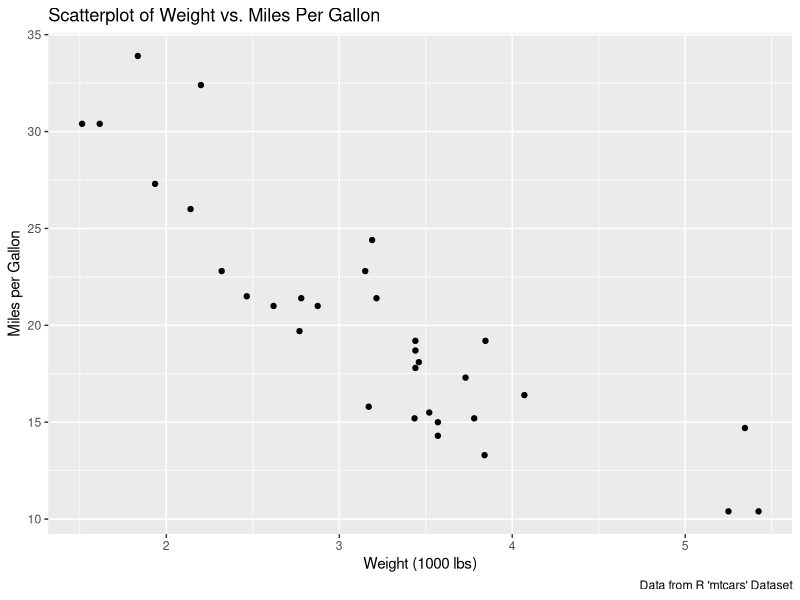
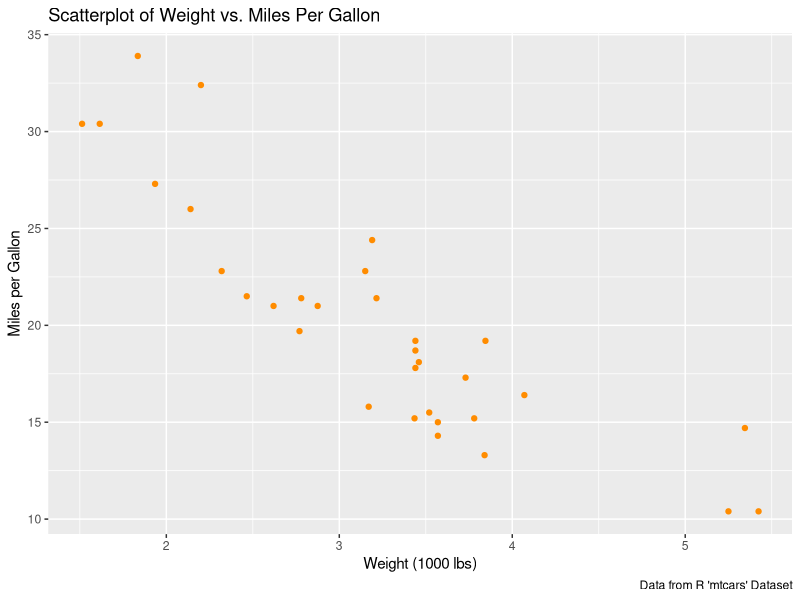
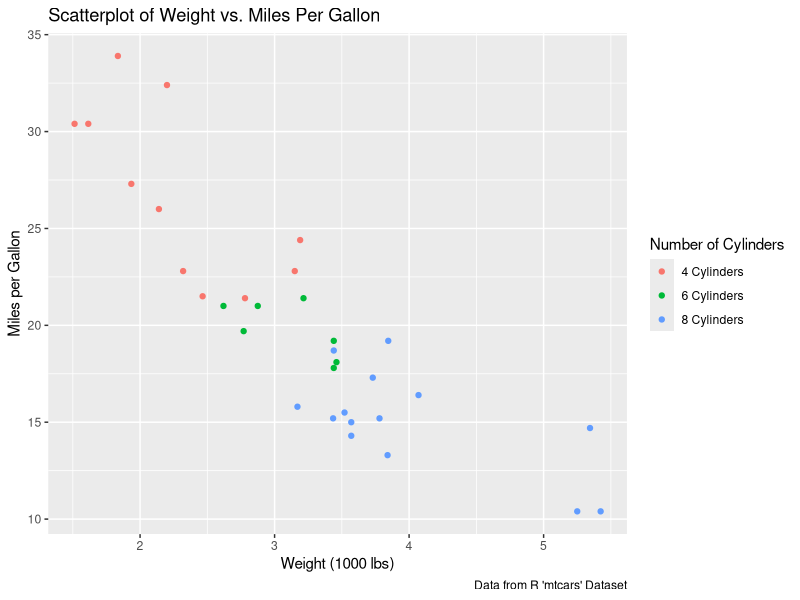
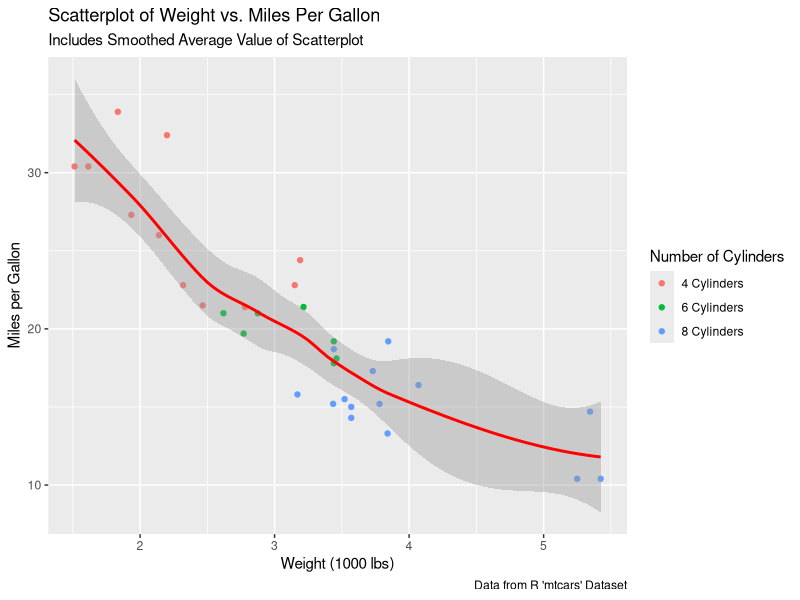
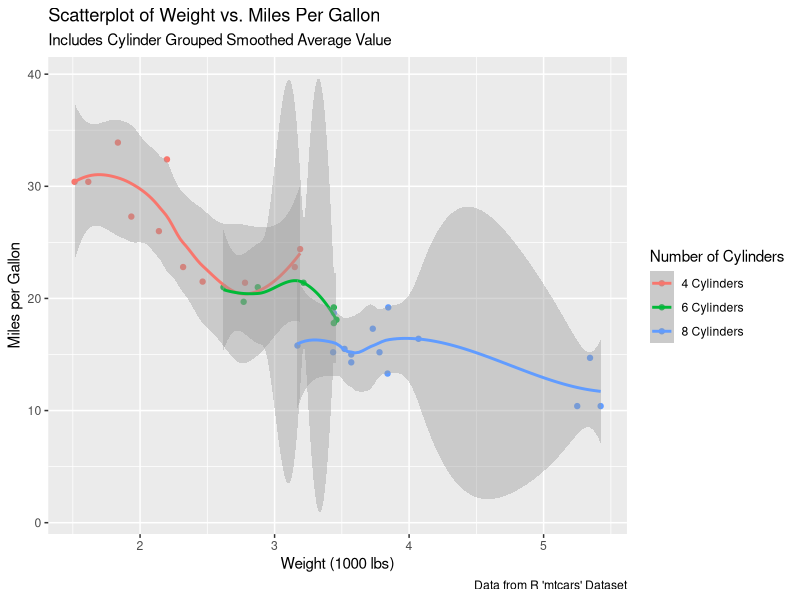
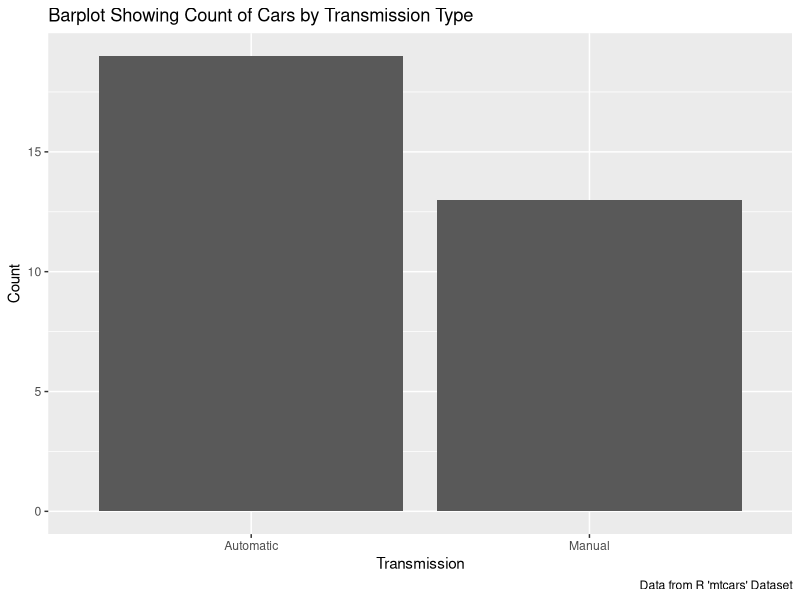
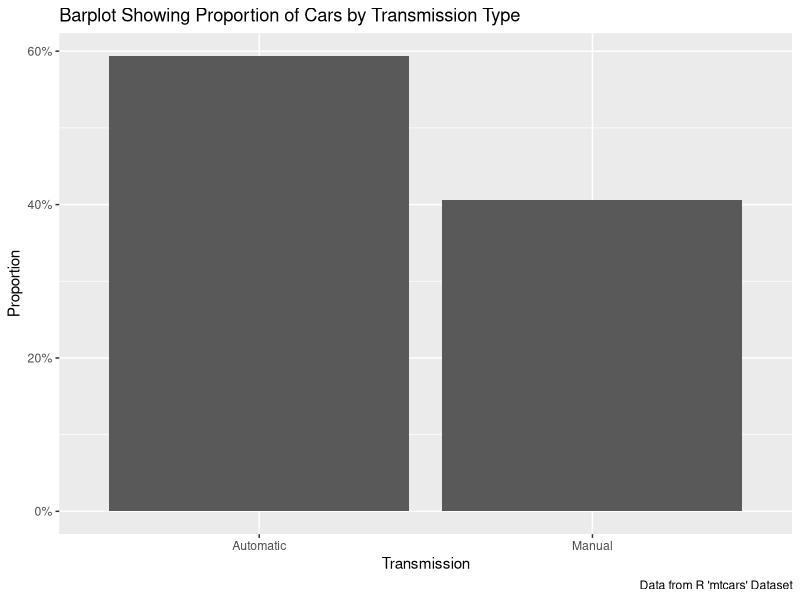
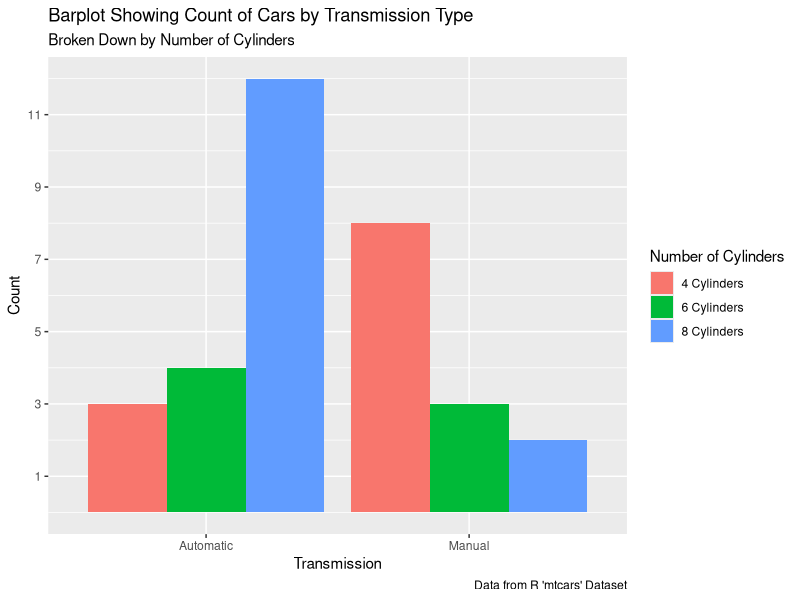

Here is the R script that generated these plots, in order:
## ---- chunk 1
knitr::opts_chunk$set(collapse = TRUE)
library(tidyverse)

mtcars <- mtcars %>% 
  mutate(cyl = factor(cyl, labels = c("4 Cylinders", "6 Cylinders", "8 Cylinders")))
mtcars <- mtcars %>% 
  mutate(am = factor(am, labels = c('Automatic', 'Manual')))
mtcars <- mtcars %>% 
  mutate(gear = factor(gear, labels = c("3 Gears", "4 Gears", "5 Gears")))
## ---- chunk 2
ggplot(data = mtcars, mapping = aes(x = wt, y = mpg)) +
  geom_point() +
  labs(title = "Scatterplot of Weight vs. Miles Per Gallon", x = "Weight (1000 lbs)", y = "Miles per Gallon", caption = "Data from R 'mtcars' Dataset")

ggplot(data = mtcars, mapping = aes(x = wt, y = mpg)) +
  geom_point(color = "darkorange") +
  labs(title = "Scatterplot of Weight vs. Miles Per Gallon", x = "Weight (1000 lbs)", y = "Miles per Gallon", caption = "Data from R 'mtcars' Dataset")

ggplot(data = mtcars, mapping = aes(x = wt, y = mpg)) +
  geom_point(mapping = aes(color = cyl)) +
  labs(title = "Scatterplot of Weight vs. Miles Per Gallon", x = "Weight (1000 lbs)", y = "Miles per Gallon", caption = "Data from R 'mtcars' Dataset", color = "Number of Cylinders")

ggplot(data = mtcars, mapping = aes(x = wt, y = mpg)) +
  geom_point(mapping = aes(color = cyl)) + 
  geom_smooth(color = "red") +
  labs(title = "Scatterplot of Weight vs. Miles Per Gallon", subtitle = "Includes Smoothed Average Value of Scatterplot", x = "Weight (1000 lbs)", y = "Miles per Gallon", caption = "Data from R 'mtcars' Dataset", color = "Number of Cylinders")

ggplot(data = mtcars, mapping = aes(x = wt, y = mpg)) +
  geom_point(mapping = aes(color = cyl)) + 
  geom_smooth(mapping = aes(color = cyl)) +
  labs(title = "Scatterplot of Weight vs. Miles Per Gallon", subtitle = "Includes Cylinder Grouped Smoothed Average Value", x = "Weight (1000 lbs)", y = "Miles per Gallon", caption = "Data from R 'mtcars' Dataset", color = "Number of Cylinders")
## ---- chunk 3
ggplot(data = mtcars) +
  geom_bar(mapping = aes(x = am)) +
  labs(title = "Barplot Showing Count of Cars by Transmission Type", x = "Transmission", y = "Count", caption = "Data from R 'mtcars' Dataset")

ggplot(data = mtcars) +
  geom_bar(mapping = aes(x = am, y = stat(prop), group = 1)) +
  scale_y_continuous(labels=scales::percent) +
  labs(title = "Barplot Showing Proportion of Cars by Transmission Type", x = "Transmission", y = "Proportion", caption = "Data from R 'mtcars' Dataset")

ggplot(data = mtcars) +
  geom_bar(mapping = aes(x = am, fill = cyl), position = "dodge") +
  labs(title = "Barplot Showing Count of Cars by Transmission Type", subtitle = "Broken Down by Number of Cylinders", x = "Transmission", y = "Count", caption = "Data from R 'mtcars' Dataset", fill = "Number of Cylinders") +
  scale_y_continuous(breaks = c(1, 3, 5, 7, 9, 11, 13))

ggplot(data = mtcars) +
  geom_bar(mapping = aes(x = am, y = (..count..)/sum(..count..), fill = cyl), position = "dodge") +
  scale_y_continuous(labels=scales::percent) +
  labs(title = "Barplot Showing Proportion of Cars by Trasmission", subtitle = "Broken Down by Number of Cylinders", x = "Transmission", y = "Proportion", caption = "Data from R 'mtcars' Dataset", fill = "Number of Cylinders")
## ---- chunk 4
ggplot(data = mtcars, mapping = aes(x = wt, y = mpg)) +
  geom_point() +
  facet_wrap(~cyl, nrow = 3) +
  labs(title = "Scatterplots of Weight vs. Miles Per Gallon Broken Down by Number of Cylinders", x = "Weight (1000 lbs)", y = "Miles Per Gallon", caption = "Data from R 'mtcars' Dataset")

ggplot(data = mtcars, mapping = aes(x = wt, y = mpg)) +
  geom_point() + 
  facet_grid(gear~cyl) +
  labs(title = "Scatterplots of Weight vs. Miles Per Gallon Broken Down by Number of Cylinders and Number of Gears", x = "Weight (1000 lbs)", y = "Miles Per Gallon", caption = "Data from R 'mtcars' Dataset")
